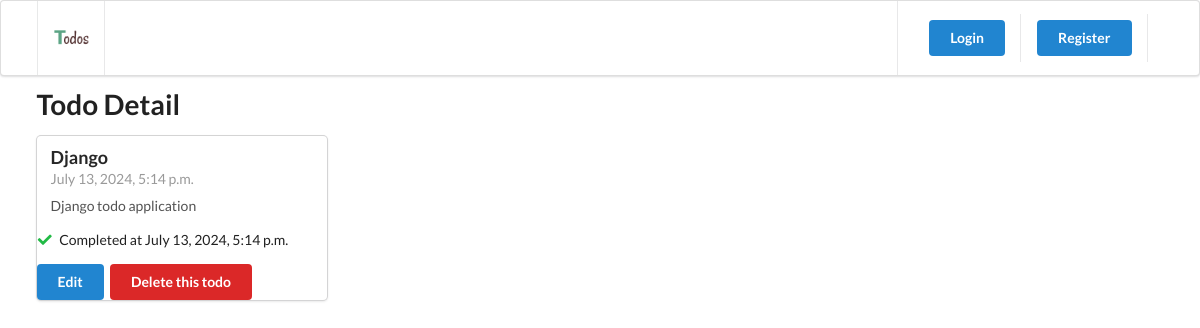
/todo/1, run on the app's committed database.
### todo/models.py (models this page shows, shortened)
class Todo(TrackingModel):
    title = models.CharField(max_length=255)
    description = models.TextField()
    is_completed = models.BooleanField(default=False)
    owner = models.ForeignKey(to=User, on_delete=models.CASCADE)

### todo/views.py (the view)
# urls.py: path('todo/<id>', views.todo_detail, name='todo'),
def todo_detail(request, id):
    todo = get_object_or_404(Todo, pk=id)
    context = {'todo': todo}
    return render(request, 'todo/todo-detail.html', context)

### todosite/templates/todo/todo-detail.html (shortened to what this page needs)
{% extends '_partials/base.html' %}
{% load static %}
{% block content %}
    <h1 class="ui header">Todo Detail</h1>
    <div class="ui card">
        <div class="content">
            <div class="header">{{todo.title}}</div>
            <div class="meta">{{todo.created_at}}</div>
            <div class="description">
                <p>{{todo.description}}</p>
            </div>
        </div>
        <div class="extra-content">
            {% if todo.is_completed %}
            <p>
                <i class="check icon green"></i>
                Completed at {{todo.updated_at}}
            </p>
            {% else %}
            <p>
                Not yet completed.
            </p>
            {% endif %}
            <a href="{% url 'todo-edit' todo.id %}" class="ui button primary">Edit</a>
            <a href="{% url 'todo-delete' todo.id %}" class="ui button red">Delete this todo</a>
        </div>
    </div>
{% endblock content %}

### data on the page
Todo: title "Django", created_at "July 13, 2024, 5:14 p.m.", description "Django todo application", updated_at "July 13, 2024, 5:14 p.m."
